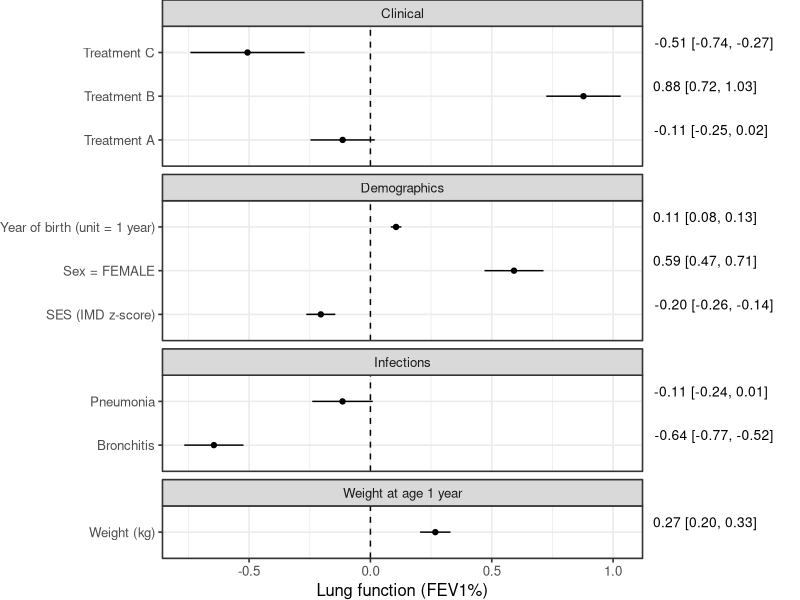
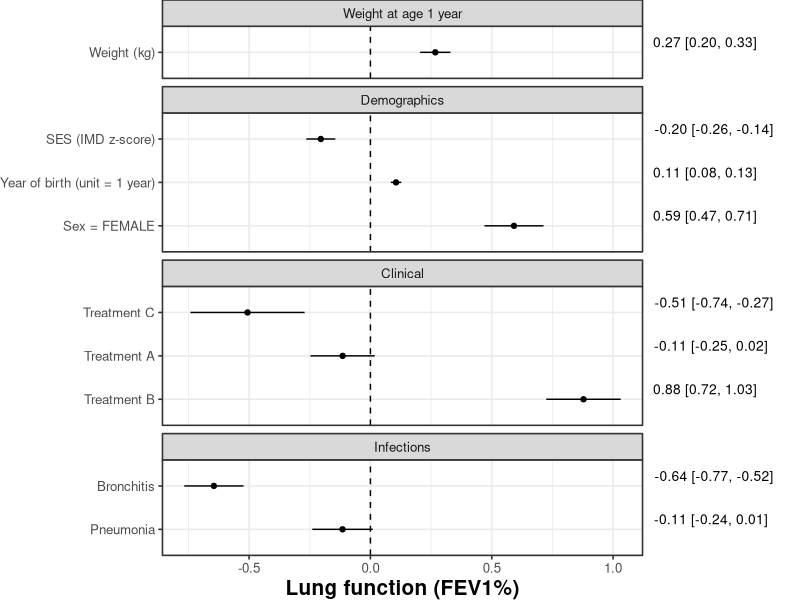
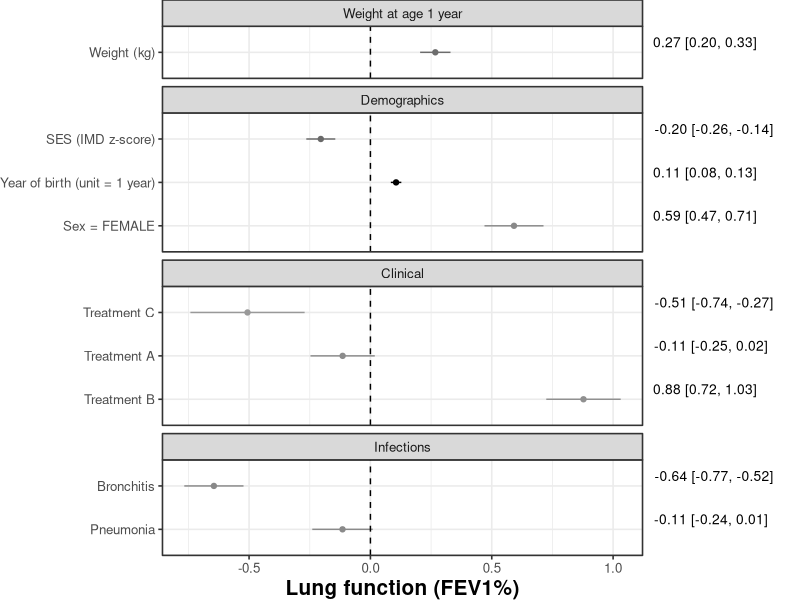

Source code (R) for these figures, in order:

#----------------------#
# GGplot show and tell #
#----------------------#  

require(tidyverse)
require(broom)
require(ggforce)

#------#
# Data #
#------#  

set.seed(123)

df1 <- data.frame( weight = rnorm(500),
            sex = runif(500)>0.5,
            SES = rnorm(500),
            yob = sample(1:10, 500, replace = TRUE),
            trt1 = runif(500)>0.7,
            trt2 = runif(500)>0.2,
            trt3 = runif(500)>0.9,
            pa = runif(500)>0.5,
            staph = runif(500)>0.4)


df1$y <- with(df1, 0.3*weight + 0.5*sex - 0.2*SES + 
                0.1*yob + 0.01*trt1 + 0.8*trt2 - 0.4*trt3 -0.5*pa +  rnorm(500, sd = 0.7) )

#-------------------------------#
# Model + point estimates + CI  #
#-------------------------------#  

mod1 <- lm(y ~ weight + sex + SES + yob + trt1 + trt2 + trt3 + pa + staph, data = df1)

# Pt estimates + confidence intervals

coefs <- tidy(mod1, conf.int = TRUE)
coefs <- subset(coefs, term!="(Intercept)") # remove intercept

# Add nicer names

coefs$names <- c( "Weight (kg)", "Sex = FEMALE", 
                 "SES (IMD z-score)", "Year of birth (unit = 1 year)", 
                 "Treatment A", "Treatment B", "Treatment C",
                 "Bronchitis", "Pneumonia")

# Group the variables 

coefs$type = c("Weight at age 1 year",
               rep("Demographics", 3),
               rep("Clinical", 3),
               rep("Infections", 2))


# Gather point estimates and CIs

coefs$display_ests <-sprintf("%.2f [%.2f, %.2f]" , coefs$estimate, coefs$conf.low, coefs$conf.high)

#-------------------#
# Plot 1: no groups #
#-------------------#  



ggplot( coefs, aes(estimate, names )) + 
  geom_point(aes())+ 
  geom_errorbarh(aes(xmin = conf.low, xmax = conf.high), height = 0, size = 0.5)+
  geom_text(aes(x = Inf, label = display_ests), vjust = -0.5, colour = "black", hjust = -0.1, size = 3.5) +
  coord_cartesian(clip = "off") +
  geom_vline(xintercept = 0, linetype = 2)+
  theme_bw(base_size = 12)+
  theme(plot.margin = unit(c(0,4,0,0), "cm")) +
  labs(x =  "Lung function (FEV1%)",y = NULL, title = NULL)+  
  facet_col(~type, scale = "free_y", space = "free")  


#------------------------#
# Plot 2: order by group #
#------------------------#  


coefs$type <- factor(coefs$type, ordered = TRUE, levels = c("Weight at age 1 year", "Demographics", "Clinical", "Infections"))
coefs <- coefs[ order(coefs$type, coefs$estimate), ]
coefs$names <- factor( coefs$names, ordered = TRUE, levels = rev(coefs$names) )


ggplot( coefs, aes(estimate, names )) + 
  geom_point()+ 
  geom_errorbarh(aes(xmin = conf.low, xmax = conf.high), height = 0, size = 0.5)+
  geom_text(aes(x = Inf, label = display_ests), vjust = -0.5, colour = "black", hjust = -0.1, size = 3.5) +
  coord_cartesian(clip = "off") +
  geom_vline(xintercept = 0, linetype = 2)+
  theme_bw(base_size = 12)+
  theme(plot.margin = unit(c(0,4,0,0), "cm")) +
  theme(axis.title.x = element_text(face = "bold", size = 15)) +
  labs(x =  "Lung function (FEV1%)",y = NULL, title = NULL)+  
  facet_col(~type, scale = "free_y", space = "free")  


#-----------------------------#
# Plot 3: Colour by std error #
#-----------------------------#  

ggplot( coefs, aes(estimate, names )) + 
  geom_point(aes( colour = 1/std.error))+ 
  geom_errorbarh(aes(xmin = conf.low, xmax = conf.high, colour = 1/std.error), height = 0, size = 0.5)+
  geom_text(aes(x = Inf, label = display_ests), vjust = -0.5, colour = "black", hjust = -0.1, size = 3.5) +
  coord_cartesian(clip = "off") +
  geom_vline(xintercept = 0, linetype = 2)+
  theme_bw(base_size = 12)+
  theme(plot.margin = unit(c(0,4,0,0), "cm")) +
  theme(axis.title.x = element_text(face = "bold", size = 15)) +
  labs(x =  "Lung function (FEV1%)",y = NULL, title = NULL)+  
  facet_col(~type, scale = "free_y", space = "free")  +
  scale_colour_gradient(low = "grey60", high = "black") + 
  theme(legend.position = "none")

